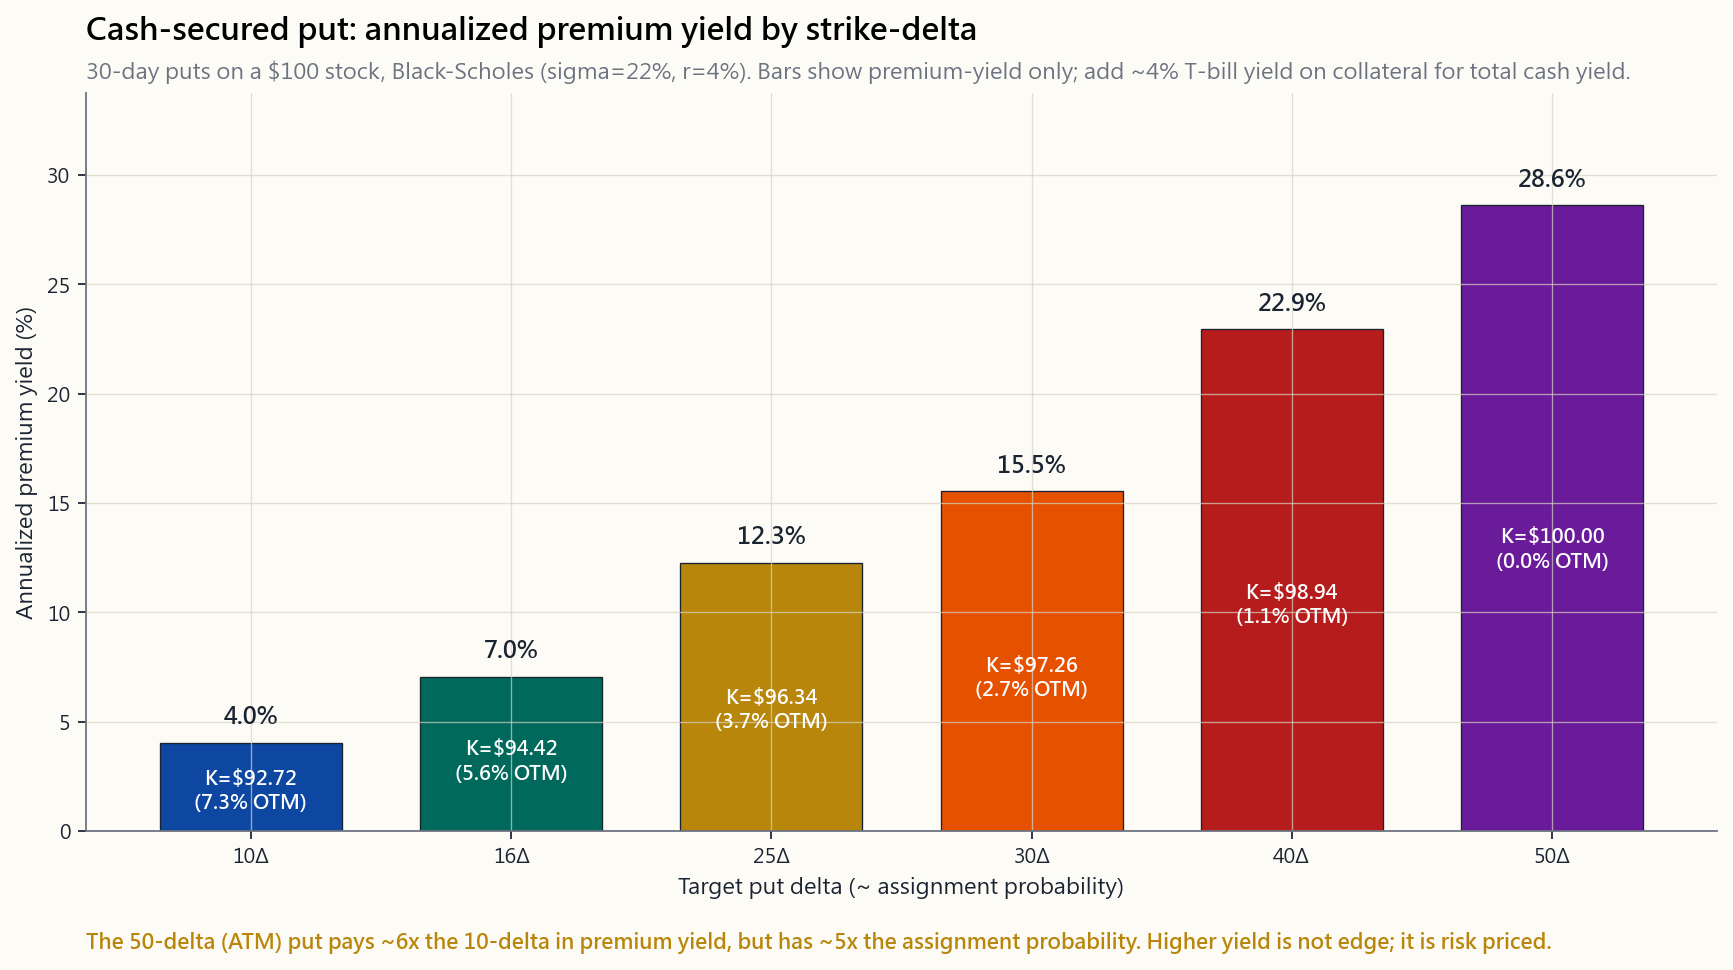

Generate this figure with Python:
"""Week 28, §2.1 — CSP annualized yield by strike-delta.

Black-Scholes premium for 30-day puts on a synthetic $100 stock at
six target deltas (0.10, 0.16, 0.25, 0.30, 0.40, 0.50). Sigma fixed
at 22%, risk-free 4%. The bar is annualized premium yield on cash
collateral, computed as (premium / strike) * (365 / 30). Shows the
non-linear payoff for moving toward the money: the 50-delta pays
roughly 5-6x the 10-delta in annualized terms but has 5x the
assignment probability.

Run:
    uv run python course/image/week28_csp_yield_curve.py
"""

from __future__ import annotations

import sys
from math import erf, exp, log, sqrt
from pathlib import Path

import matplotlib.pyplot as plt
import numpy as np

sys.path.insert(0, str(Path(__file__).resolve().parents[1]))

from scripts.chart_helpers import (  # noqa: E402
    PALETTE_LIGHT,
    apply_cjk_font,
    render_for_all_locales,
    style_axes,
)

apply_cjk_font()
OUT_DIR = Path(__file__).parent
BASE = "week28_csp_yield_curve"


# Black-Scholes for European put on non-dividend stock.
def _norm_cdf(x: float) -> float:
    return 0.5 * (1.0 + erf(x / sqrt(2.0)))


def bs_put(s: float, k: float, r: float, sigma: float, t: float) -> float:
    d1 = (log(s / k) + (r + 0.5 * sigma * sigma) * t) / (sigma * sqrt(t))
    d2 = d1 - sigma * sqrt(t)
    return k * exp(-r * t) * _norm_cdf(-d2) - s * _norm_cdf(-d1)


def put_delta(s: float, k: float, r: float, sigma: float, t: float) -> float:
    """|delta| of a put = N(-d1). Returns positive number 0..1."""
    d1 = (log(s / k) + (r + 0.5 * sigma * sigma) * t) / (sigma * sqrt(t))
    return _norm_cdf(-d1)


def strike_for_delta(target_delta: float, s: float, r: float, sigma: float, t: float) -> float:
    """Bisect for the strike whose put |delta| equals target_delta."""
    lo, hi = 0.4 * s, s
    for _ in range(80):
        mid = 0.5 * (lo + hi)
        d = put_delta(s, mid, r, sigma, t)
        if d < target_delta:
            lo = mid
        else:
            hi = mid
    return 0.5 * (lo + hi)


# Inputs.
S = 100.0
SIGMA = 0.22
R = 0.04
T = 30.0 / 365.0
DELTAS = [0.10, 0.16, 0.25, 0.30, 0.40, 0.50]

ROWS = []
for d in DELTAS:
    k = strike_for_delta(d, S, R, SIGMA, T)
    prem = bs_put(S, k, R, SIGMA, T)
    yield_ann = (prem / k) * (365.0 / 30.0) * 100.0  # percent annualized
    otm_pct = (S - k) / S * 100.0
    ROWS.append({"delta": d, "strike": k, "prem": prem,
                 "yield_ann": yield_ann, "otm_pct": otm_pct})


LANG_STRINGS = {
    "en": {
        "title":    "Cash-secured put: annualized premium yield by strike-delta",
        "subtitle": "30-day puts on a $100 stock, Black-Scholes (sigma=22%, r=4%). Bars show premium-yield only; add ~4% T-bill yield on collateral for total cash yield.",
        "xlabel":   "Target put delta (~ assignment probability)",
        "ylabel":   "Annualized premium yield (%)",
        "footer":   "The 50-delta (ATM) put pays ~6x the 10-delta in premium yield, but has ~5x the assignment probability. Higher yield is not edge; it is risk priced.",
        "bar_label": "{y:.1f}%",
        "strike_label": "K=\\${k:.2f}\n({otm:.1f}% OTM)",
    },
    "hk": {
        "title":    "現金擔保賣權:年化權利金收益率隨 Delta 變化",
        "subtitle": "100 美元股票、30 天賣權,Black-Scholes(σ=22%、r=4%)。柱形只計權利金收益;加上約 4% 的國庫券收益才是現金總收益率。",
        "xlabel":   "目標賣權 Delta(約等於被指派機率)",
        "ylabel":   "年化權利金收益率(%)",
        "footer":   "50-delta(平價)賣權的權利金收益約是 10-delta 的 6 倍,但被指派機率也高出約 5 倍。更高收益不是優勢,是風險的代價。",
        "bar_label": "{y:.1f}%",
        "strike_label": "K=\\${k:.2f}\n(價外 {otm:.1f}%)",
    },
    "tw": {
        "title":    "現金擔保賣權:年化權利金收益率隨 Delta 變化",
        "subtitle": "100 美元股票、30 天賣權,Black-Scholes(σ=22%、r=4%)。柱形只計權利金收益;加上約 4% 的國庫券收益才是現金總收益率。",
        "xlabel":   "目標賣權 Delta(約等於被指派機率)",
        "ylabel":   "年化權利金收益率(%)",
        "footer":   "50-delta(平價)賣權的權利金收益約是 10-delta 的 6 倍,但被指派機率也高出約 5 倍。較高收益不是優勢,而是風險的定價。",
        "bar_label": "{y:.1f}%",
        "strike_label": "K=\\${k:.2f}\n(價外 {otm:.1f}%)",
    },
    "cn": {
        "title":    "现金担保卖权:年化权利金收益率随 Delta 变化",
        "subtitle": "100 美元股票、30 天卖权,Black-Scholes(σ=22%、r=4%)。柱形只计权利金收益;加上约 4% 的国库券收益才是现金总收益率。",
        "xlabel":   "目标卖权 Delta(约等于被指派概率)",
        "ylabel":   "年化权利金收益率(%)",
        "footer":   "50-delta(平价)卖权的权利金收益约为 10-delta 的 6 倍,但被指派概率也高出约 5 倍。更高收益不是优势,而是风险的定价。",
        "bar_label": "{y:.1f}%",
        "strike_label": "K=\\${k:.2f}\n(价外 {otm:.1f}%)",
    },
}


def build_fig(s):
    p = PALETTE_LIGHT
    fig, ax = plt.subplots(figsize=(11.6, 6.2))
    style_axes(ax, p)

    deltas = [r["delta"] for r in ROWS]
    yields = [r["yield_ann"] for r in ROWS]
    strikes = [r["strike"] for r in ROWS]
    otms = [r["otm_pct"] for r in ROWS]
    xs = np.arange(len(deltas))

    # Color gradient: low-delta = blue (safer), high-delta = red (risky).
    cmap = [p["blue"], p["teal"], p["accent"], p["orange"], p["red"], p["purple"]]
    bars = ax.bar(xs, yields, color=cmap, edgecolor=p["fg"], linewidth=0.6, width=0.7)

    for i, (bar, y, k, otm) in enumerate(zip(bars, yields, strikes, otms)):
        # Top label: yield.
        ax.text(bar.get_x() + bar.get_width() / 2, y + 0.6,
                s["bar_label"].format(y=y),
                ha="center", va="bottom", fontsize=10.5,
                fontweight="bold", color=p["fg"])
        # Inside-bar label: strike + OTM%.
        lbl = s["strike_label"].format(k=k, otm=otm)
        ax.text(bar.get_x() + bar.get_width() / 2, y * 0.45,
                lbl, ha="center", va="center", fontsize=9,
                color="white", fontweight="bold")

    ax.set_xticks(xs)
    ax.set_xticklabels([f"{int(d*100)}\u0394" for d in deltas])
    ax.set_xlabel(s["xlabel"])
    ax.set_ylabel(s["ylabel"])
    ax.set_ylim(0, max(yields) * 1.18)
    ax.set_title(s["title"], fontsize=14, fontweight="bold",
                 loc="left", pad=24)
    ax.text(0, 1.02, s["subtitle"], transform=ax.transAxes,
            fontsize=10, color=p["muted"])
    ax.text(0, -0.16, s["footer"], transform=ax.transAxes,
            fontsize=9.5, color=p["accent"], fontweight="bold")

    fig.tight_layout()
    return fig


if __name__ == "__main__":
    paths = render_for_all_locales(BASE, OUT_DIR, build_fig, LANG_STRINGS)
    for pth in paths:
        print(f"wrote {pth}")
